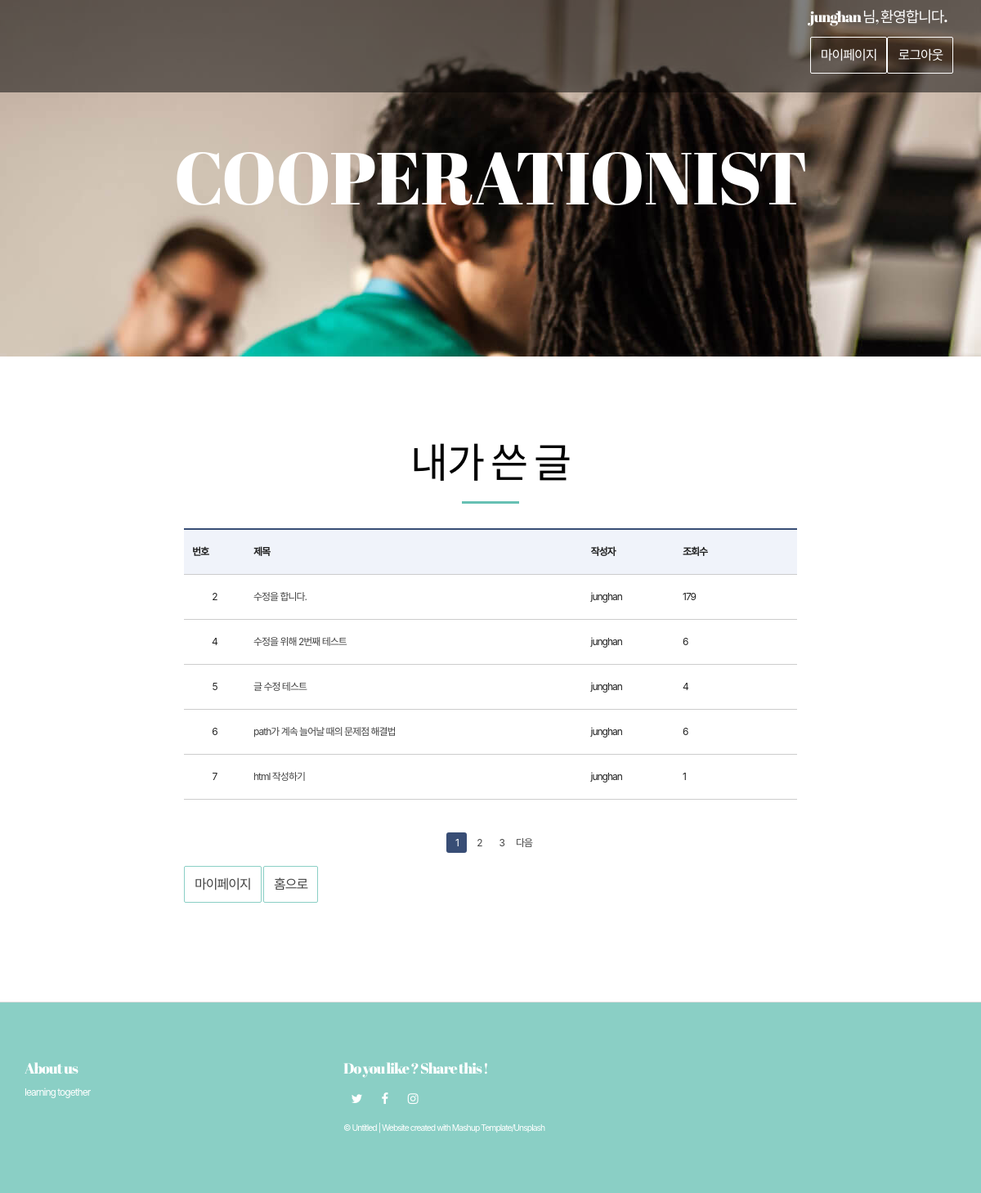
/myWriting/ (signed in), run on the app's committed database.
### web01/models.py (models this page shows)
class User(models.Model):
    objects = models.Manager()
    user_id = models.CharField(max_length=50)
    password = models.CharField(max_length=50)

class Content(models.Model):
    objects = models.Manager()
    title = models.CharField(max_length=105)
    context = models.CharField(max_length=225)
    cnt = models.IntegerField(default=0)
    userId = models.ForeignKey(User, on_delete=models.CASCADE)

### web01/views.py (the view)
# urls.py: re_path(r'myWriting/$', views.myWriting, name="myWriting"),
def myWriting(request):
    user = request.session['user']
    user = User.objects.get(user_id=user)
    contents = Content.objects.all().filter(userId=user)
    page = request.GET.get('page',1)
    paginator = Paginator(contents,5)
    page_obj = paginator.get_page(page)
    return render(request, 'web01/myWriting.html', {'contents':page_obj})

### web01/templates/web01/myWriting.html (shortened to what this page needs)
{% extends 'web01/base.html' %}
{% block content %}
<div class="section-container" id="contact-section-container">
    <div class="container contact-form-container">
        <div class="row">
            <div class="col-xs-12 col-md-offset-2 col-md-8">
                <div class="section-container-spacer">
                    <h2 class="text-center">내가 쓴 글</h2>
                </div>
                <table class="bbsListTbl" summary="번호,제목,조회수 등을 제공하는 표">
                    <thead>
                        <tr>
                            <th scope="col">번호</th>
                            <th scope="col">제목</th>
                            <th scope="col">작성자</th>
                            <th scope="col">조회수</th>
                        </tr>
                    </thead>
                    <tbody>
                        {% for content in contents %}
                        <form action="./myArticle/?id={{content.id}}" method="GET">
                            <div name='content'>
                                <tr>
                                    <td>{{ content.id }}</td>
                                    <td class="tit_notice"><a href="./myArticle/?id={{content.id}}">{{content.title}}</a></td>
                                    <td class="tit_notice">{{content.userId.user_id}}</a> </td>
                                    <td class="tit_notice">{{content.cnt}}</a> </td>
                                </tr>
                            </div>
                        </form>
                        {% endfor %}
                    </tbody>
                </table>
			<div class="pagination">
                {% for page_number in contents.paginator.page_range %}
                {% if page_number >= contents.number|add:-2 and page_number <= contents.number|add:2 %}
                    {% if page_number == contents.number %}
                    <a href="./myWriting/?page={{ page_number }}"><span class="pagenum currentpage">{{page_number}}</span></a>
                    {% else %}
                    <a href="./myWriting/?page={{ page_number }}"><span class="pagenum ">{{page_number}}</span></a>
                    {% endif %}
                {% endif %}
                {% endfor %}
                {% if contents.has_next %}
                <a href="./myWriting/?page={{ contents.next_page_number }}"><span class="pagenum ">다음</span></a>
                {% endif %}
            </div>
                    <p>
                        <br>
                        <a href="{%url 'myPage'%}" class="btn btn-default">마이페이지</a>
                        <a href="{%url 'index'%}" class="btn btn-default">홈으로</a>
                    </p>
            </div>
        </div>
    </div>
</div>
{% endblock %}

### web01/templates/web01/base.html (shortened to what this page needs)
{% load static %}
<!DOCTYPE html>
<html lang="en">
<head>
  <link rel="stylesheet" href="{% static 'css/common.css' %}">
  <link href="{% static 'main.97292821.css'%}" rel="stylesheet"></head>
<body>
<header>
  <nav class="navbar navbar-inverse navbar-fixed-top">
    <div class="container">
      <div class="navbar-collapse">
        <button type="button" class="close" aria-label="Close"><span aria-hidden="true">&times;</span></button>
        <ul class="nav navbar-nav navbar-right white-text-container">
            {% if request.session.user %}
                <p>
                    <h4> {{ request.session.user }} 님, 환영합니다.</h4>
                    <a href="{%url 'myPage'%}" class="btn btn-default navbar-btn" >마이페이지</a>
                    <a href="{%url 'logout'%}" class="btn btn-default navbar-btn" >로그아웃</a> &nbsp;
                </p>
            {% else %}
                <p>
                    <a href="{% url 'join' %}" class="btn btn-default navbar-btn" >회원가입</a>
                    <a href="{% url 'login'%}" class="btn btn-default navbar-btn" >로그인</a>
                </p>
            {% endif %}
        </ul>
      </div>
    </div>
  </nav>
</header>
 <div class="background-image-container white-text-container" >
    <div class="overlay"></div>
    <div class="container">
        <div class="row">
                <a href="{% url 'index'%}" class="col-xs-12">
                    <h1>COOPERATIONIST</h1>
                </a>
                <p class="nav navbar-nav navbar-right white-text-container">It will be even better if we share it together.</p>
            </div>
        </div>
    </div>
{% block content %}
{% endblock %}
<footer class="footer-container white-text-container">
    <div class="container">
        <div class="row">
                <div class="col-md-4">
                    <h4>About us</h4>
                    <p>learning together</p>
                </div>
                <div class="col-md-4">
                    <h4>Do you like ? Share this !</h4>
                    <div>
                        <p>
                            <a href="https://www.twitter.com" class="fa-icon" title="">
                            <i class="fa fa-twitter" aria-hidden="true"></i>
                            </a>
                            <a href="https://www.facebook.com" class="fa-icon" title="">
                                <i class="fa fa-facebook" aria-hidden="true"></i>
                            </a>
                            <a href="https://www.instagram.com" class="fa-icon" title="">
                                <i class="fa fa-instagram" aria-hidden="true"></i>
                            </a>
                        </p>
                    </div>
                    <div>
                        <p><small>© Untitled | Website created with <a href="http://www.mashup-template.com/" title="Create website with free html template">Mashup Template</a>/<a href="https://www.unsplash.com/" title="Beautiful Free Images">Unsplash</a></small></p>
                    </div>
                </div>
        </div>
    </div>
</footer>

### static/css/common.css (style rules this page uses)
html, body, div, span, applet, object, iframe, h1, h2, h3, h4, h5, h6, p, blockquote, pre, a, abbr, acronym, address, big, cite, code, del, dfn, em, img, ins, kbd, q, s, samp, small, strike, strong, sub, sup, tt, var, b, u, i, center, dl, dt, dd, ol, ul, li, fieldset, form, label, legend,button, table, caption, tbody, tfoot, thead, tr, th, td, article, aside, canvas, details, embed, figure, figcaption, footer, header, hgroup, menu, nav, output, ruby, section, summary, time, mark, audio, video { margin:0; padding:0; }
h1, h2, h3, h4, h5, h6 { font-weight:normal; font-size:inherit; }
article, aside, details, figcaption, figure, footer, header, hgroup, menu, nav, section { display:block; }
body { line-height:1; }
img, fieldset, a { border:none; }
table, thead, tbody, tfoot { border-collapse:collapse; border-spacing:0; border:0 none; }
ul, ol, li { list-style:none; }
input, select, textarea, button, form img, label { vertical-align:middle; }
a { text-decoration:none; }
a:link { color:#444; }
html { height:100%; }
body { height:100%; font-family:'Malgun Gothic','맑은 고딕',sans-serif; font-size:16px; letter-spacing:-1px; color:#444; white-space:normal; word-wrap:break-word; }
* { -webkit-text-size-adjust:none; }
header { position:absolute; left:0; top:0; width:100%; height:113px; background:rgba(0,0,0,0.5); z-index:100; }
footer { border-top:1px solid #ddd; }
.bbsListTbl { width:100%; border-top:2px solid #384d75; }
.bbsListTbl th, .bbsListTbl td { padding:10px; box-sizing:border-box; height:55px; }
.bbsListTbl th { border-bottom:1px solid #ccc; background:#f0f3fa; }
.bbsListTbl td { text-align:center; line-height:1.3; border-bottom:1px solid #ccc; }
.bbsListTbl td.tit_notice { text-align:left; }
.bbsListTbl td:nth-child(1) { width:10%; }
.bbsListTbl td:nth-child(2) { width:55%; }
.bbsListTbl td:nth-child(3) { width:15%; }
.bbsListTbl td:nth-child(4) { width:20%; }
.pagination { padding:40px 0 0; text-align:center; }
.pagination a { display:inline-block; }
.pagination a .pagenum { display:inline-block; width:25px; height:25px; line-height:25px; text-align:center; vertical-align:middle; }
.pagination a .currentpage { border-radius:3px; background:#384d75; color:#fff; }

### web01/templates/web01/base.html (style rules this page uses)
i { font-style: normal; }
body, button, input, select, table, textarea { font-size: 12px; line-height: 16px; color: #202020; font-family: -apple-system,BlinkMacSystemFont,"Malgun Gothic","맑은 고딕",helvetica,"Apple SD Gothic Neo",sans-serif; }

### data on the page
User: session.user "junghan"
Content: id "2", title "수정을 합니다.", userId.user_id "junghan", cnt "179"
Content: id "4", title "수정을 위해 2번째 테스트", userId.user_id "junghan", cnt "6"
Content: id "5", title "글 수정 테스트", userId.user_id "junghan", cnt "4"
Content: id "6", title "path가 계속 늘어날 때의 문제점 해결법", userId.user_id "junghan", cnt "6"
Content: id "7", title "html 작성하기", userId.user_id "junghan", cnt "1"

### other printed values
{{ page_number }} "1"
{{ page_number }} "2" "3"
